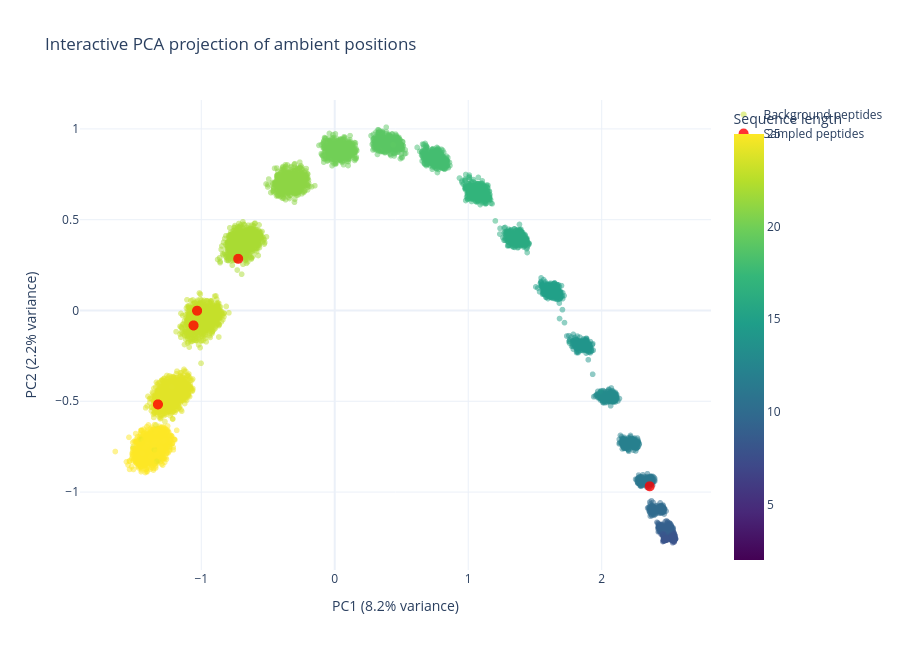

Notebook source saved alongside this figure:
### Code cell
import plotly.graph_objects as go

fig = go.Figure()

DIM_0 = 0
DIM_1 = 1

background_lengths = [len(peptide) for peptide in background_peptides]

fig.add_trace(go.Scattergl(
    x=ambient_projected[:, DIM_0],
    y=ambient_projected[:, DIM_1],
    mode="markers",
    name="Background peptides",
    marker=dict(
        size=6,
        opacity=0.5,
        color=background_lengths,
        colorscale="Viridis",
        colorbar=dict(title="Sequence length"),
    ),
    customdata=[
        (sequence, length)
        for sequence, length in zip(background_peptides, background_lengths)
    ],
    hovertemplate=(
        "Sequence: %{customdata[0]}<br>"
        "Length: %{customdata[1]}<br>"
        "PC1: %{x:.4f}<br>"
        "PC2: %{y:.4f}<extra></extra>"
    ),
))

fig.add_trace(go.Scattergl(
    x=sampled_ambient_projected[:, DIM_0],
    y=sampled_ambient_projected[:, DIM_1],
    mode="markers",
    name="Sampled peptides",
    marker=dict(size=10, color="red", opacity=0.8),
    customdata=sampled_peptides,
    hovertemplate=(
        "Sequence: %{customdata}<br>"
        "PC1: %{x:.4f}<br>"
        "PC2: %{y:.4f}<extra></extra>"
    ),
))

fig.update_layout(
    title="Interactive PCA projection of ambient positions",
    xaxis_title=f"PC1 ({pca_ambient.explained_variance_ratio_[0]:.1%} variance)",
    yaxis_title=f"PC2 ({pca_ambient.explained_variance_ratio_[1]:.1%} variance)",
    template="plotly_white",
    width=900,
    height=650,
    showlegend=True,
)

fig.show()

### Figure 1 — Plotly figure (JSON) as saved in the notebook; plotly's stock layout.template omitted (floating-point values rounded to 4 significant figures; data arrays with more than 128 entries replaced by an {"elided": "..."} marker saying what was removed)
{"data": [{"customdata": {"elided": "10000x2 mixed values"}, "hovertemplate": "Sequence: %{customdata[0]}<br>Length: %{customdata[1]}<br>PC1: %{x:.4f}<br>PC2: %{y:.4f}<extra></extra>", "marker": {"color": {"elided": "10000 int values"}, "colorbar": {"title": {"text": "Sequence length"}}, "colorscale": [[0, "#440154"], [0.1111, "#482878"], [0.2222, "#3e4989"], [0.3333, "#31688e"], [0.4444, "#26828e"], [0.5556, "#1f9e89"], [0.6667, "#35b779"], [0.7778, "#6ece58"], [0.8889, "#b5de2b"], [1, "#fde725"]], "opacity": 0.5, "size": 6}, "mode": "markers", "name": "Background peptides", "type": "scattergl", "x": {"elided": "10000 float values"}, "y": {"elided": "10000 float values"}}, {"customdata": ["FLVTLGLNIVSGIVLKRYREVYQ", "MLWRLVQQWSV", "MSWKKALRIPGGLRAATVTLML", "AVHDRQAAELAWGRAIAFLKKRLG", "IFMAVFKKRVVYTKYRHDRHAIK"], "hovertemplate": "Sequence: %{customdata}<br>PC1: %{x:.4f}<br>PC2: %{y:.4f}<extra></extra>", "marker": {"color": "red", "opacity": 0.8, "size": 10}, "mode": "markers", "name": "Sampled peptides", "type": "scattergl", "x": [-1.031, 2.36, -0.7232, -1.325, -1.058], "y": [-0.001299, -0.9681, 0.2848, -0.5171, -0.08232]}], "layout": {"height": 650, "showlegend": true, "title": {"text": "Interactive PCA projection of ambient positions"}, "width": 900, "xaxis": {"title": {"text": "PC1 (8.2% variance)"}}, "yaxis": {"title": {"text": "PC2 (2.2% variance)"}}}}
